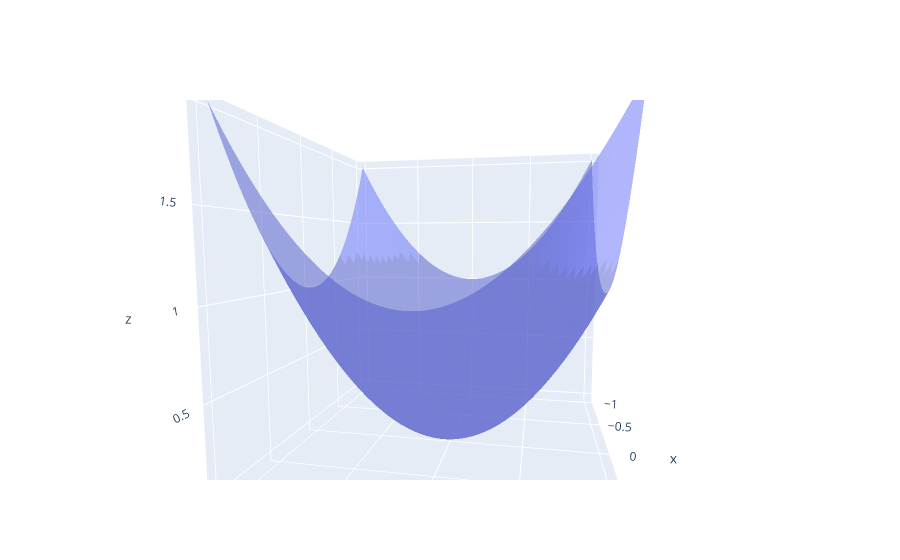

Notebook cell for this chart:
### Markdown cell above
To fix this you need to use method `update_traces` of figure. `DS_common.get_meshtraces` helps to get traces for meshgrid objects.

### Code cell
from visualisations import get_meshtraces

i_ind, j_ind, k_ind = get_meshtraces(xx)
fig.update_traces(i=i_ind,j=j_ind, k = k_ind, selector=dict(type='mesh3d'))
fig.show()

### Figure 1 — Plotly figure (JSON) as saved in the notebook; plotly's stock layout.template omitted (floating-point values rounded to 4 significant figures; data arrays with more than 128 entries replaced by an {"elided": "..."} marker saying what was removed)
{"data": [{"colorbar": {"thickness": 25}, "colorscale": [[0, "rgb(39, 26, 44)"], [0.09091, "rgb(54, 43, 77)"], [0.1818, "rgb(64, 60, 115)"], [0.2727, "rgb(62, 82, 143)"], [0.3636, "rgb(62, 108, 150)"], [0.4545, "rgb(68, 130, 155)"], [0.5455, "rgb(76, 153, 160)"], [0.6364, "rgb(86, 177, 163)"], [0.7273, "rgb(111, 201, 163)"], [0.8182, "rgb(156, 219, 165)"], [0.9091, "rgb(206, 236, 179)"], [1, "rgb(253, 253, 204)"]], "flatshading": true, "i": {"elided": "4802 int values"}, "j": {"elided": "4802 int values"}, "k": {"elided": "4802 int values"}, "opacity": 0.5, "type": "mesh3d", "x": {"elided": "2500 float values"}, "y": {"elided": "2500 float values"}, "z": {"elided": "2500 float values"}}], "layout": {"autosize": true, "scene": {"aspectmode": "auto", "aspectratio": {"x": 1.0, "y": 1.0, "z": 0.9997}, "camera": {"center": {"x": 0, "y": 0, "z": 0}, "eye": {"x": 1.426, "y": 0.2748, "z": 0.1455}, "projection": {"type": "perspective"}, "up": {"x": 0, "y": 0, "z": 1}}}}}
